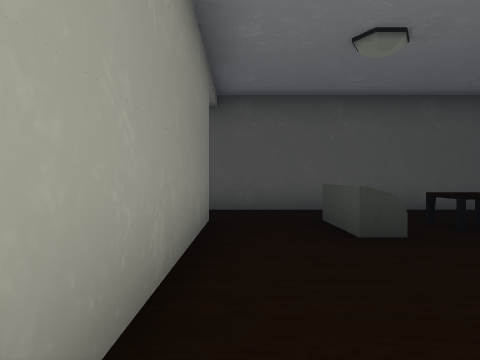
View 1 (above)

17 first-person views from a walk through a Unity game level. The camera is 1.3 m above the floor, looks level and sees 70° across. The floor is counted in squares, 2 m on a side. Each view is taken from the middle of a square. On the plan, view 1 faces up. The plan holds only what a view shows up to about 10 squares ahead; the rest is blank. The place goes on beyond the plan. The player is left out. Some surface patterns are stand-ins.

View 2
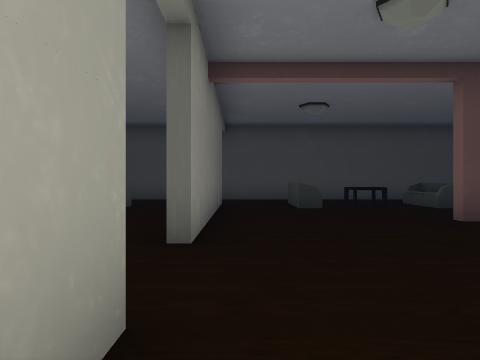

View 3
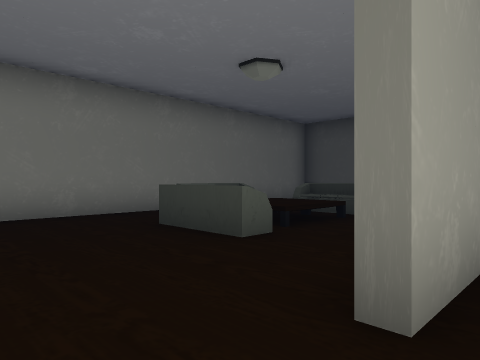

View 4
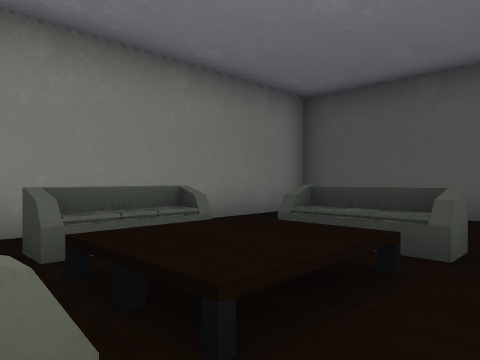

View 5
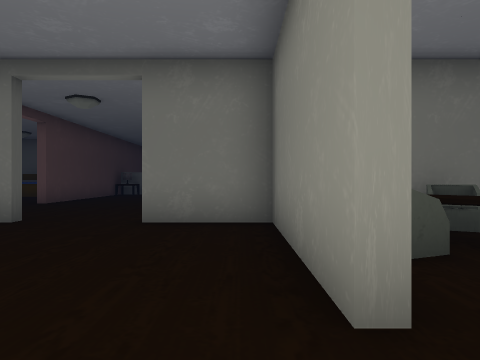

View 6
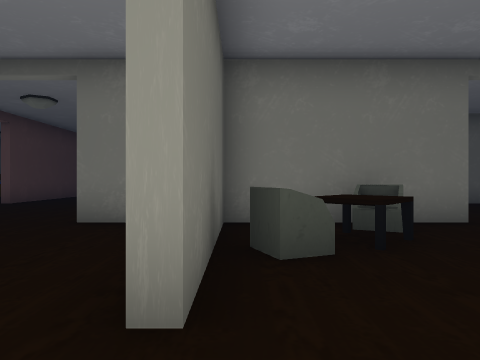

View 7
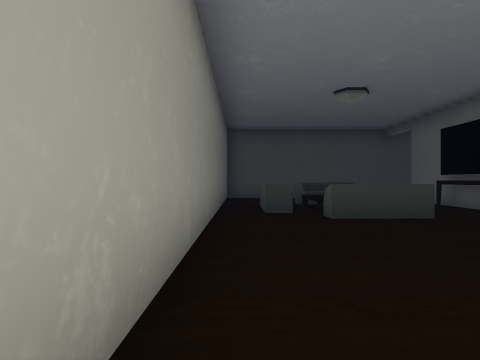

View 8
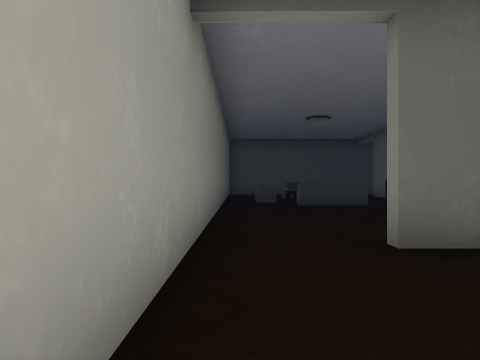

View 9
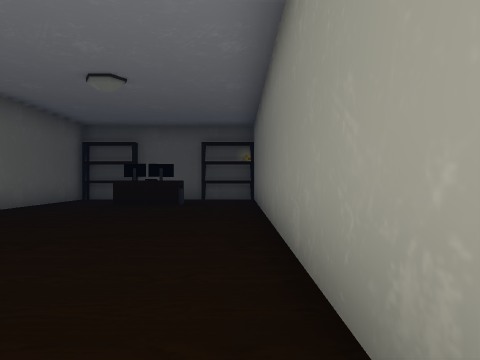

View 10
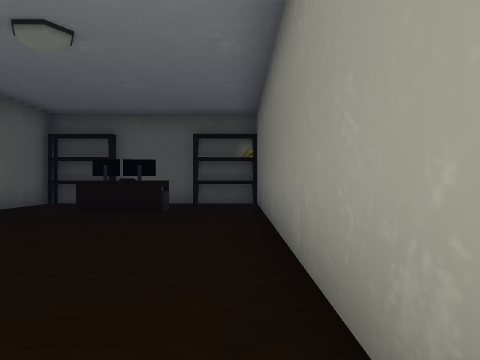

View 11
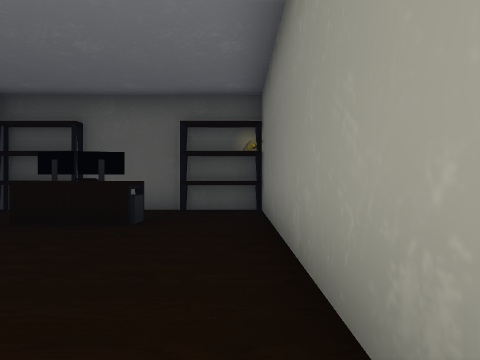

View 12
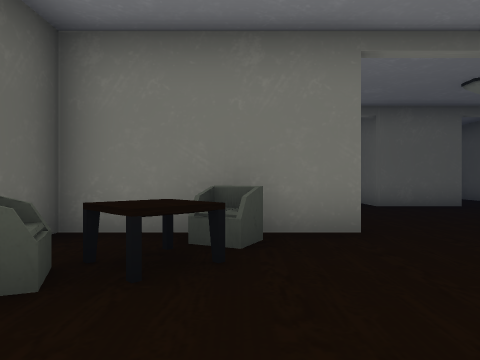

View 13
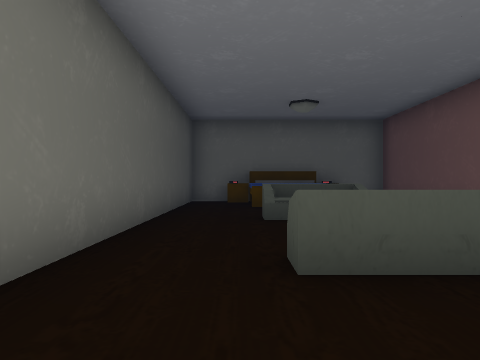

View 14
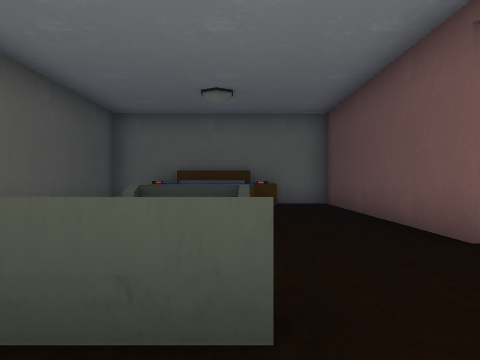

View 15
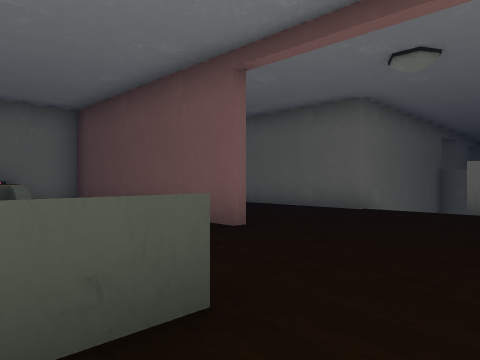

View 16
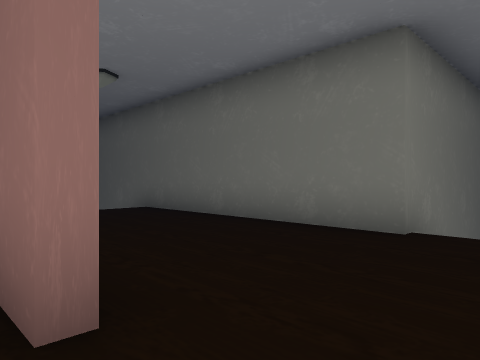

View 17
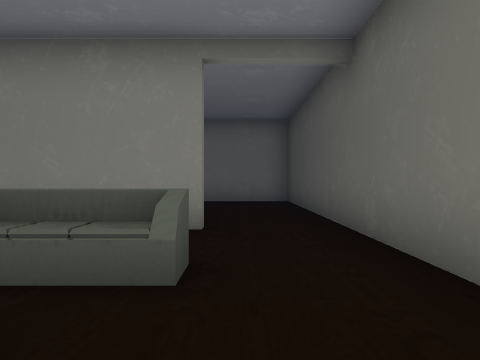

### Floor plan
Points are (right, up) in squares from view 1. A wall is a line through its corners. A room is listed if a view was taken in it or the views show most of it. See-through windows are left out.
Room 1 (views 1, 3, 14, 15, 16, 17)
walls: (4, 1.4) (3.5, 1.4); (3.5, 1.6) (7.5, 1.6); (6.4, -2.3) (11.4, -2.3); (3.5, -3.5) (3.5, -2.3) (4.5, -2.3); (-0.5, 5.5) (-0.5, -0.5); (-0.5, -2.5) (-0.5, -3.4); (9.5, 7.5) (-0.5, 7.5)
ways out: opening at (-1, -1.5) to room 2; opening at (-1, 6.5) to room 2; opening at (0, -4.5) to room 2; opening at (11, -2)
objects: sofa (2, 4) to (2, 5); table (3, 5); sofa (5, 4) to (5, 5); other object (9, 6)
Room 2 (views 2, 4, 5, 6, 7, 8, 9, 10, 11, 12, 13)
walls: (3.5, -4.7) (3.5, -3.5); (-0.8, -8.5) (-0.8, -4.8) (-4.5, -4.8); (3.5, -12.5) (3.5, -11.4); (-0.8, -13.5) (-0.8, -10.5); (-4.5, -4.5) (-0.8, -4.5) (-0.8, -2.5); (-4.6, -14.5) (-2.5, -14.5); (-0.8, 3.4) (-0.8, 5); (-0.5, 7.5) (-6.5, 7.5) (-6.5, -13.1)
ways out: opening at (-1, -1.5) to room 1; opening at (-1, 6.5) to room 1; opening at (0, -4.5) to room 1
objects: table (-6, -14); table (-5, -14); sofa (-5, 2) to (-5, 3); block (-4, -12); sofa (-4, 1) to (-3, 1); table (-4, 2) to (-4, 3); sofa (-4, 4) to (-3, 4); table (-3, -12); sofa (-3, -6) to (-3, -5); table (-3, 2) to (-3, 3); other object (-2, -14); sofa (-2, -7) to (-1, -7); table (-2, -6); table (-1, -14); table (-1, 3)

Where each view was taken, in squares from view 1:
view 1: 0 up, 0 right, facing up
view 2: 4 down, 0 right, facing up
view 3: 2 down, 0 right, facing up-left
view 4: 1 up, 2 left, facing up-left
view 5: 4 down, 6 left, facing right
view 6: 5 down, 6 left, facing right
view 7: 5 down, 6 left, facing up
view 8: 8 down, 6 left, facing up
view 9: 3 down, 6 left, facing down
view 10: 5 down, 6 left, facing down
view 11: 7 down, 6 left, facing down
view 12: 7 down, 5 left, facing right
view 13: 6 up, 1 left, facing right
view 14: 4 up, 0 right, facing right
view 15: 5 up, 0 right, facing down-right
view 16: 2 up, 2 right, facing down-right
view 17: 6 up, 4 right, facing left
